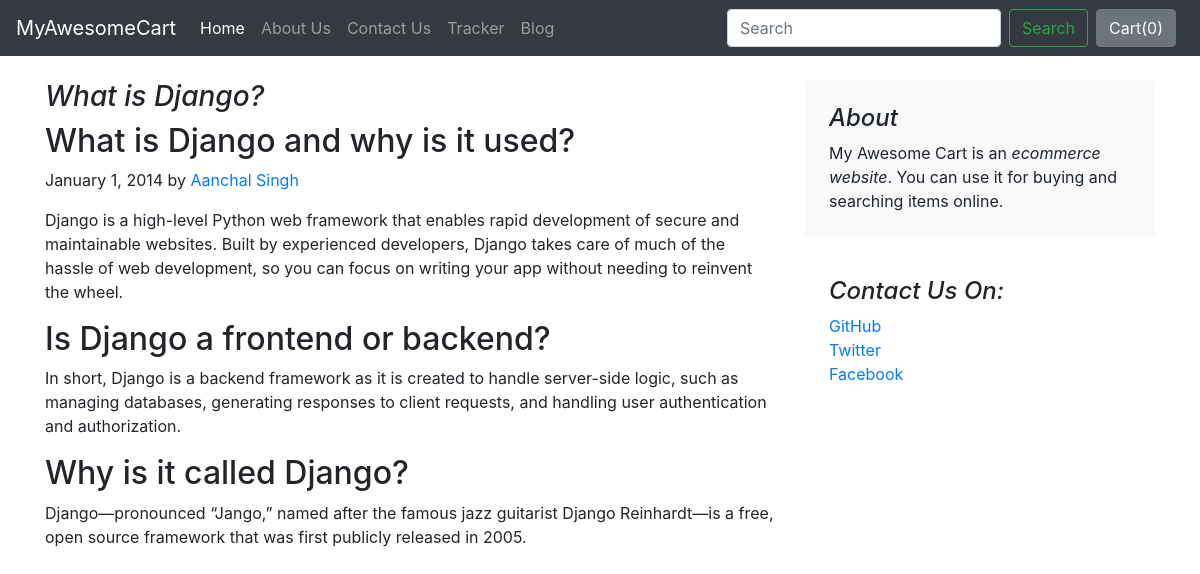
The app's page /blog/blogpost/2 with its own data.
### Blog/models.py (models this page shows, shortened)
class Blogpost(models.Model):
    post_id = models.AutoField(primary_key=True)
    title = models.CharField(max_length=50)
    head0 = models.CharField(max_length=500,default="")
    chead0 = models.CharField(max_length=5000,default="")
    head1 = models.CharField(max_length=500,default="")
    chead1 = models.CharField(max_length=5000,default="")
    head2 = models.CharField(max_length=500,default="")
    chead2 = models.CharField(max_length=5000,default="")
    pub_date = models.DateField()
    thumbnail = models.ImageField(upload_to='shop/images',default="")

### Blog/views.py (the view)
# urls.py: path('blogpost/<int:id>',views.blogpost,name="blogPost"),
def blogpost(request,id):
    post = Blogpost.objects.filter(post_id=id)[0]
    return render(request,"blog/blogpost.html",{'post':post})

### Blog/templates/blog/blogpost.html
{%extends 'Blog/base.html'%}
{%block body%}
<div class="container">
    <div class="row mt-4">
        <div class="col-md-8 blog-main">
            <h3 class="font-italic">
               {{post.title}}
            </h3>
            <div class="blog-post">
                <h2 class="blog-post-title">{{post.head0}}</h2>
                <p class="blog-post-meta">January 1, 2014 by <a href="#">Aanchal Singh</a></p>
                <p>{{post.chead0}}</p>
                <h2>{{post.head1}}</h2>
                <p>{{post.chead1}} </p>
                <h2>{{post.head2}}</h2>
                <p>{{post.chead2}}</p>
            </div>
        </div>
        <aside class="col-md-4 blog-sidebar">
            <div class="p-4 mb-3 bg-light rounded">
                <h4 class="font-italic">About</h4>
                <p class="mb-0">My Awesome Cart is an <em>ecommerce website</em>. You can use it for buying and searching items online. </p>
            </div>
            <div class="p-4">
                <h4 class="font-italic">Contact Us On: </h4>
                <ol class="list-unstyled">
                    <li><a href="#">GitHub</a></li>
                    <li><a href="#">Twitter</a></li>
                    <li><a href="#">Facebook</a></li>
                </ol>
            </div>
        </aside>
    </div>
</div>
{%endblock%}

### records on screen
Blogpost: title "What is Django?", head0 "What is Django and why is it used?", chead0 "Django is a high-level Python web framework that enables rapid development of secure and maintainable websites. Built by experienced developers, Django takes care of much of the hassle of web development, so you can focus on writing your app without needing to reinvent the wheel.", head1 "Is Django a frontend or backend?", chead1 "In short, Django is a backend framework as it is created to handle server-side logic, such as managing databases, generating responses to client requests, and handling user authentication and authorization.", head2 "Why is it called Django?", chead2 "Django—pronounced “Jango,” named after the famous jazz guitarist Django Reinhardt—is a free, open source framework that was first publicly released in 2005."
